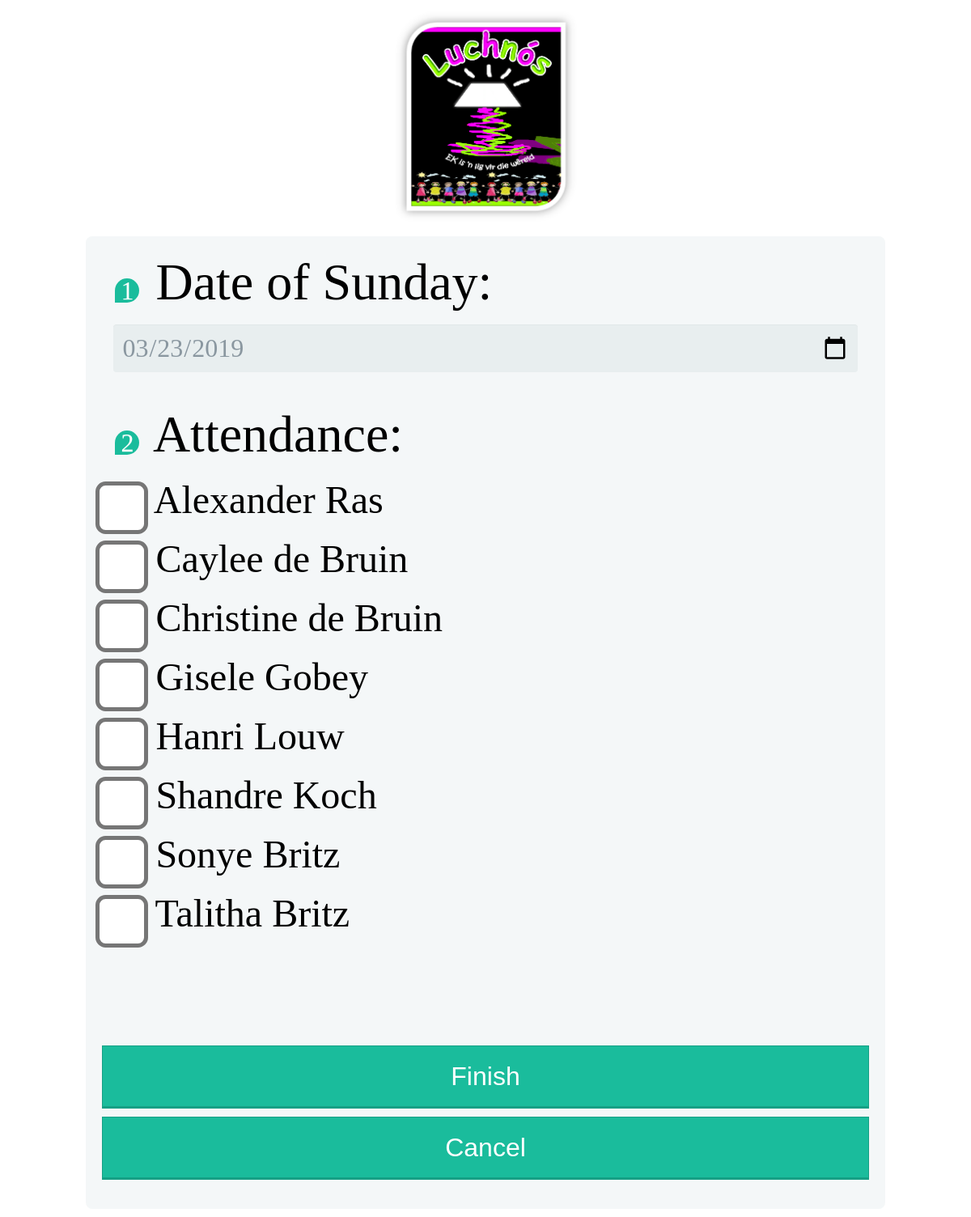
The app's page /register.php (signed in), older data.
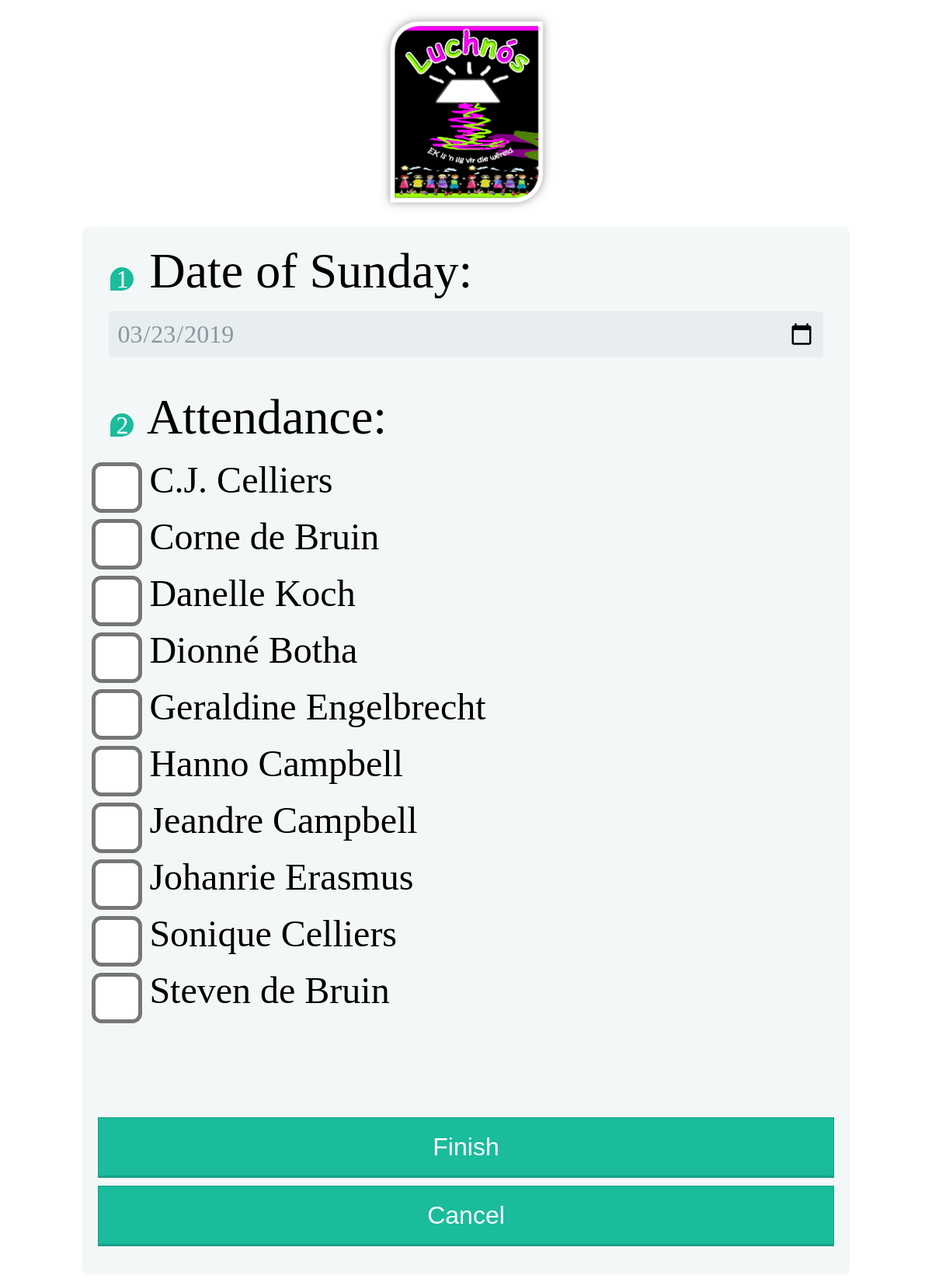
The same page, newer data.
### tables this page shows
CREATE TABLE student ( 
	id INTEGER NOT NULL PRIMARY KEY AUTOINCREMENT,
	name TEXT NOT NULL,
	surname TEXT NOT NULL,
	birthday date,
	age INTEGER,
	houseaddress TEXT,
	mom TEXT,
	momnum TEXT,
	dad TEXT,
	dadnum TEXT,
	churchsms TEXT,
	active BIT,
    class_id INTEGER, email TEXT, school TEXT);

### register.php (the view, shortened to what this page needs)
<html>
<head>
    <link rel="stylesheet" href="main.css">
</head>
<body>
    <div style="text-align: center"><img alt="Logo" src="Pictures/Logo2.png" width="250px" /></div>
    <div class="form-style-5">
        <form method="POST">
            <fieldset>
                <legend><span class="number">1</span> Date of Sunday:</legend>
                <input type="date" value="<?php echo date('Y-m-d'); ?>" name="classdate" />
            </fieldset>
            <fieldset>
                <legend><span class="number">2</span> Attendance:</legend>
                <?php
                $classid = $_SESSION['class_id'];
                include_once('db_open.php');
                $sql = "SELECT id,name,surname FROM student WHERE class_id = $classid and active != 0 ORDER BY name;";
                $result = $conn->query($sql);
                foreach ($result as $row) {
                    echo '<input type="checkbox" value="' . $row['id'] . '" name="attended[' . $row['id'] . ']"><span class="checkboxtext"> ' . $row['name'] . ' ' . $row['surname'] . "</span><br>";
                    echo '<br>';
                }
                ?>
            </fieldset>
            <br><br><br><br><br><br>
            <input type="submit" value="Finish" /> <input type="button" value="Cancel" onclick='window.location = "menu.php";' />
        </form>
    </div>
</body>
</html>

Row changes from the older to the newer data that the page shows:
no longer on this page (row edited): student: name "Alexander", surname "Ras"
no longer on this page (row edited): student: name "Caylee", surname "de Bruin"
no longer on this page (row edited): student: name "Christine", surname "de Bruin"
no longer on this page (row edited): student: name "Gisele", surname "Gobey"
no longer on this page (row edited): student: name "Hanri", surname "Louw"
no longer on this page (row edited): student: name "Shandre", surname "Koch"
no longer on this page (row edited): student: name "Sonye", surname "Britz"
no longer on this page (row edited): student: name "Talitha", surname "Britz"
now on this page (row edited): student: name "C.J.", surname "Celliers"
now on this page (row edited): student: name "Corne", surname "de Bruin"
now on this page (row edited): student: name "Danelle", surname "Koch"
now on this page (row edited): student: name "Dionné", surname "Botha"
now on this page (row edited): student: name "Geraldine", surname "Engelbrecht"
now on this page (row edited): student: name "Hanno", surname "Campbell"
now on this page (row edited): student: name "Jeandre", surname "Campbell"
now on this page (row edited): student: name "Johanrie", surname "Erasmus"
now on this page (row edited): student: name "Sonique", surname "Celliers"
now on this page (row edited): student: name "Steven", surname "de Bruin"
